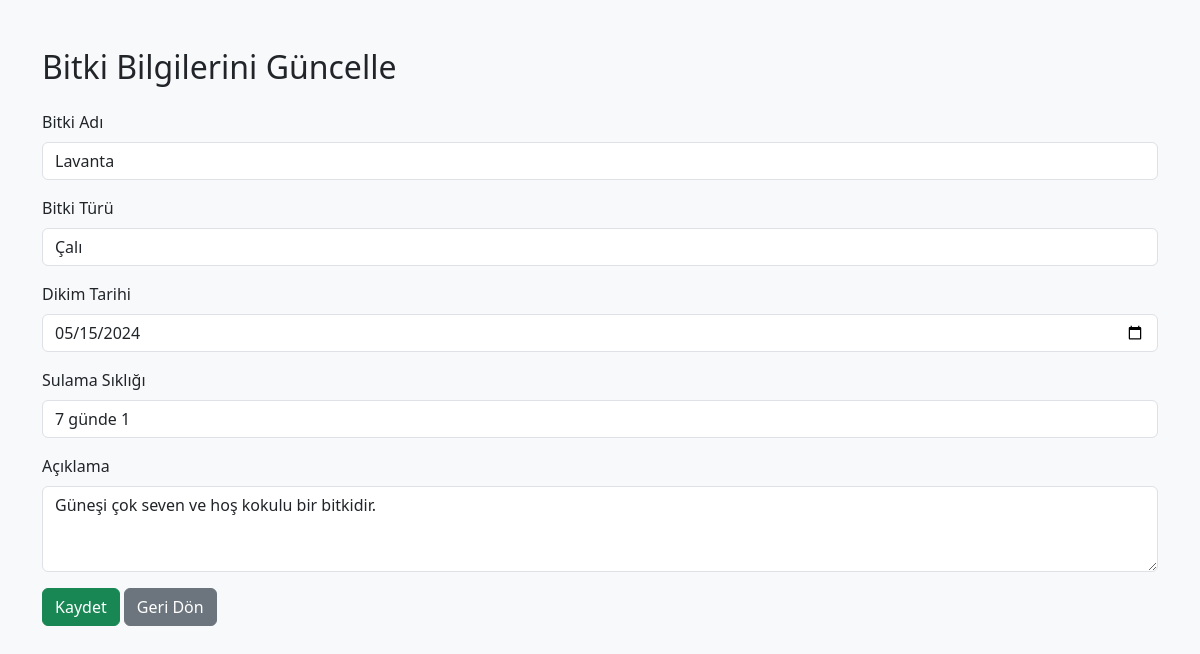
The app's page /botanik/bitkiler/duzenle.php?id=2 (signed in) with its own data.
### tables this page shows
CREATE TABLE `bitkiler` (
  `bitki_id` int(11) NOT NULL,
  `bitki_ad` varchar(100) NOT NULL,
  `bitki_tur` varchar(100) DEFAULT NULL,
  `bitki_dikim_tarihi` date DEFAULT NULL,
  `bitki_sulama_sikligi` varchar(50) DEFAULT NULL,
  `bitki_aciklama` text DEFAULT NULL,
  `ekleyen_kullanici_id` int(11) DEFAULT NULL
);

### botanik/bitkiler/duzenle.php (the view, shortened to what this page needs)
<?php
require_once '../includes/db.php';
$kullanici_id = $_SESSION["kullanici_id"];
$bitki_id = isset($_GET['id']) ? intval($_GET['id']) : 0;
$sorgu = $conn->prepare("SELECT * FROM bitkiler WHERE bitki_id = ? AND ekleyen_kullanici_id = ?");
$sorgu->bind_param("ii", $bitki_id, $kullanici_id);
$sorgu->execute();
$sonuc = $sorgu->get_result();
$bitki = $sonuc->fetch_assoc();
?>
<!DOCTYPE html>
<html lang="tr">
<head>
    <link href="https://cdn.jsdelivr.net/npm/bootstrap@5.3.0/dist/css/bootstrap.min.css" rel="stylesheet">
</head>
<body class="bg-light">
<div class="container mt-5">
    <h2 class="mb-4">Bitki Bilgilerini Güncelle</h2>
    <form method="POST" action="">
        <div class="mb-3">
            <label class="form-label">Bitki Adı</label>
            <input type="text" class="form-control" name="bitki_ad" required value="<?php echo htmlspecialchars($bitki["bitki_ad"]); ?>">
        </div>
        <div class="mb-3">
            <label class="form-label">Bitki Türü</label>
            <input type="text" class="form-control" name="bitki_tur" value="<?php echo htmlspecialchars($bitki["bitki_tur"]); ?>">
        </div>
        <div class="mb-3">
            <label class="form-label">Dikim Tarihi</label>
            <input type="date" class="form-control" name="bitki_dikim_tarihi" value="<?php echo $bitki["bitki_dikim_tarihi"]; ?>">
        </div>
        <div class="mb-3">
            <label class="form-label">Sulama Sıklığı</label>
            <input type="text" class="form-control" name="bitki_sulama_sikligi" value="<?php echo htmlspecialchars($bitki["bitki_sulama_sikligi"]); ?>">
        </div>
        <div class="mb-3">
            <label class="form-label">Açıklama</label>
            <textarea class="form-control" name="bitki_aciklama" rows="3"><?php echo htmlspecialchars($bitki["bitki_aciklama"]); ?></textarea>
        </div>
        <button type="submit" class="btn btn-success">Kaydet</button>
        <a href="listele.php" class="btn btn-secondary">Geri Dön</a>
    </form>
</div> </body> </html>

### records on screen
bitkiler: bitki_ad "Lavanta", bitki_tur "Çalı", bitki_dikim_tarihi "05/15/2024", bitki_sulama_sikligi "7 günde 1", bitki_aciklama "Güneşi çok seven ve hoş kokulu bir bitkidir."
